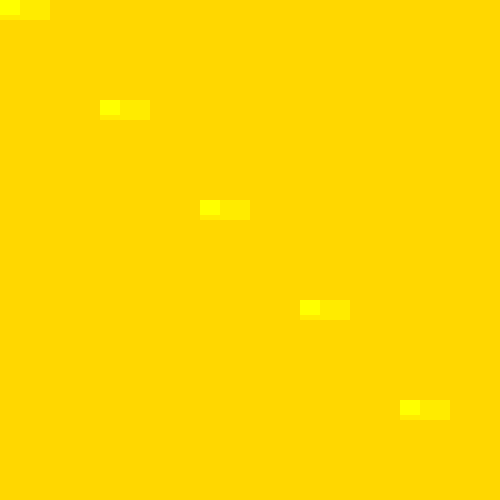
Frame 1 (no input)
Frame 60 (the mouse pressed at the canvas centre just before this capture): identical to frame 1, image omitted
Frame 120 (the mouse held since frame 60 and released just before this capture): identical to frame 1, image omitted

The Processing sketch that drew this single still picture (run headless with seeded random() and noise(); from frame 60 on, the mouse is pressed at the canvas centre):

// Processing sketch: processing_185488
// ── processing_185488.pde

void setup(){
size(500, 500);
background(255, 215, 0);
}

void drawShape(int x, int y)
{fill(255,235,0);
  noStroke();
  rect(x, y, 50, 20);
fill(255, 255, 0);
rect(x, y, 20, 15);
}

void draw(){
  drawShape(0, 0);
  drawShape(100, 100);
  drawShape(200, 200);
  drawShape(300, 300);
  drawShape(400, 400);
}
